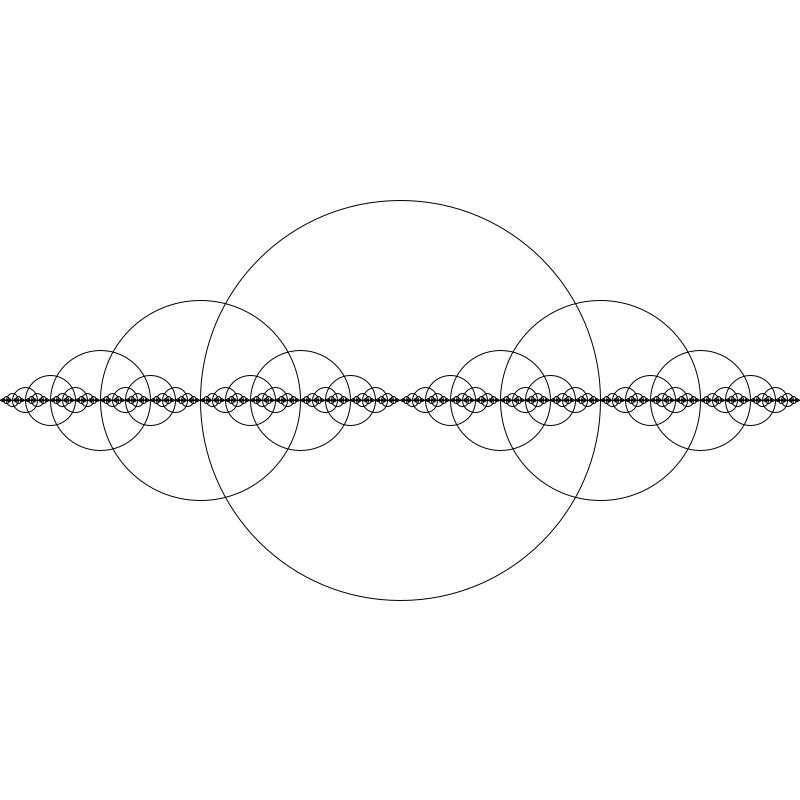
Frame 1 (no input)
Frame 60 (the mouse pressed at the canvas centre just before this capture): identical to frame 1, image omitted
Frame 120 (the mouse held since frame 60 and released just before this capture): identical to frame 1, image omitted

The Processing sketch that drew this single still picture (run headless with seeded random() and noise(); from frame 60 on, the mouse is pressed at the canvas centre):

// Processing sketch: recursionExample_2
// ── recursionExample_2.pde

void setup() {
	size(800,800);
	smooth();
}

void draw() {
	background(255);
	drawCircle(width/2,height/2,width/2);
}

void drawCircle(float x, float y, float radius) {
	stroke(0);
	noFill();
	ellipse(x, y, radius, radius);

	if(radius > 2) {
						//drawCircle() calls itself twice, creating a
						//branching effect. For every circle, a
						//smaller circle is drawn to the left and the
						//right.
		drawCircle(x + radius/2, y, radius/2);
		drawCircle(x - radius/2, y, radius/2);
	}
}
